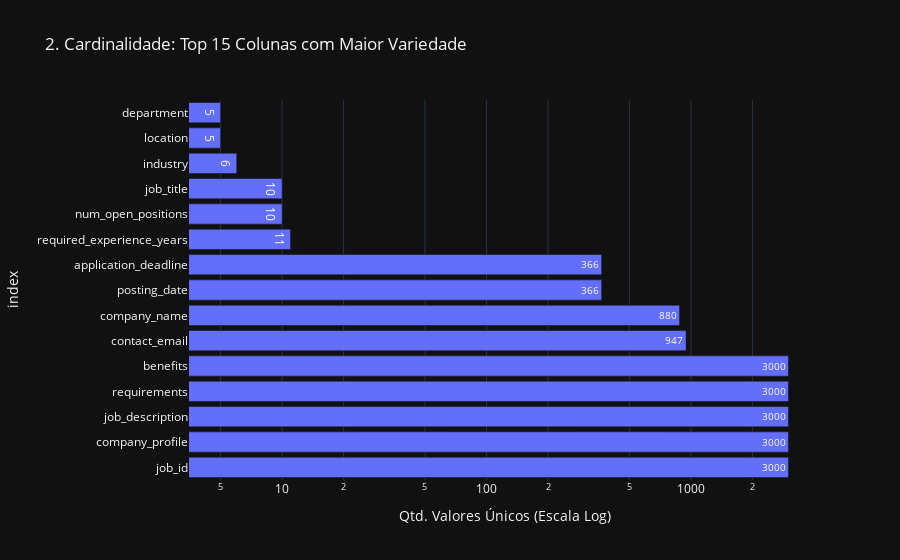

The notebook cell this image was saved under:
### Markdown cell above
## Gráfico 2: Cardinalidade
Apresentando as 15 colunas com maior quantidade de valores únicos. A escala logarítmica no eixo X é utilizada para facilitar a visualização de diferenças de ordem de grandeza entre as colunas, auxiliando na identificação de campos com alta variabilidade ou possíveis identificadores únicos.

### Code cell
card_df = df_raw.select([countDistinct(c).alias(c) for c in df_raw.columns]).toPandas().transpose()
card_df.columns = ['Valores Unicos']
card_df = card_df.sort_values('Valores Unicos', ascending=False).head(15)

fig2 = px.bar(card_df, x='Valores Unicos', y=card_df.index, orientation='h',
              title='2. Cardinalidade: Top 15 Colunas com Maior Variedade',
              text_auto=True)
fig2.update_xaxes(type="log", title="Qtd. Valores Únicos (Escala Log)")
fig2.show()

### Figure 1 — Plotly figure (JSON) as saved in the notebook; plotly's stock layout.template omitted (floating-point values rounded to 4 significant figures)
{"data": [{"hovertemplate": "Valores Unicos=%{x}<br>index=%{y}<extra></extra>", "legendgroup": "", "marker": {"color": "#636efa", "pattern": {"shape": ""}}, "name": "", "orientation": "h", "showlegend": false, "textposition": "auto", "texttemplate": "%{x}", "x": [3000, 3000, 3000, 3000, 3000, 947, 880, 366, 366, 11, 10, 10, 6, 5, 5], "xaxis": "x", "y": ["job_id", "company_profile", "job_description", "requirements", "benefits", "contact_email", "company_name", "posting_date", "application_deadline", "required_experience_years", "num_open_positions", "job_title", "industry", "location", "department"], "yaxis": "y", "type": "bar"}], "layout": {"xaxis": {"anchor": "y", "domain": [0.0, 1.0], "title": {"text": "Qtd. Valores Únicos (Escala Log)"}, "type": "log"}, "yaxis": {"anchor": "x", "domain": [0.0, 1.0], "title": {"text": "index"}}, "legend": {"tracegroupgap": 0}, "title": {"text": "2. Cardinalidade: Top 15 Colunas com Maior Variedade"}, "barmode": "relative"}}
